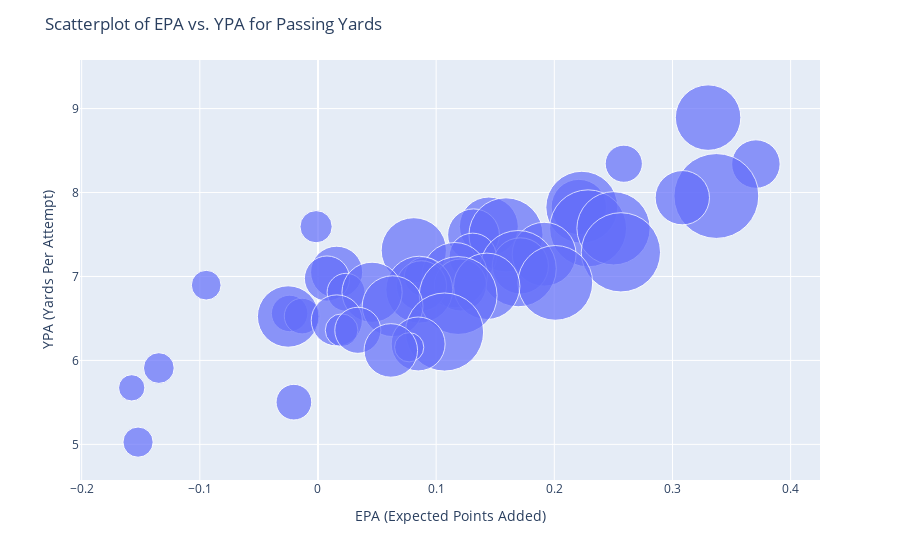

Notebook cell for this chart:
### Code cell
import plotly.express as px

fig = px.scatter(all, x="epa", y="ypa",
	         size="passing_yards", 
                 hover_name="passer_player_name", size_max=60)
fig.update_layout(
    title="Scatterplot of EPA vs. YPA for Passing Yards",
    xaxis_title="EPA (Expected Points Added)",
    yaxis_title="YPA (Yards Per Attempt)"
)


fig.show()

### Figure 1 — Plotly figure (JSON) as saved in the notebook; plotly's stock layout.template omitted (floating-point values rounded to 4 significant figures)
{"data": [{"hovertemplate": "<b>%{hovertext}</b><br><br>epa=%{x}<br>ypa=%{y}<br>passing_yards=%{marker.size}<extra></extra>", "hovertext": ["T.Tagovailoa", "S.Darnold", "B.Purdy", "P.Mahomes", "J.Garoppolo", "R.Tannehill", "J.Hurts", "A.Dalton", "J.Winston", "J.Allen", "J.Goff", "M.Mariota", "G.Smith", "R.Wilson", "J.Burrow", "D.Prescott", "T.Heinicke", "J.Brissett", "K.Cousins", "J.Fields", "D.Carr", "M.Trubisky", "Z.Wilson", "T.Lawrence", "L.Jackson", "P.Walker", "M.Stafford", "D.Jones", "A.Rodgers", "M.White", "M.Jones", "J.Herbert", "M.Ryan", "D.Watson", "C.Rush", "D.Mills", "B.Mayfield", "T.Huntley", "C.Wentz", "T.Brady", "K.Pickett", "D.Ridder", "K.Murray", "C.McCoy", "S.Ehlinger", "J.Flacco", "S.Thompson"], "legendgroup": "", "marker": {"color": "#636efa", "size": [3548, 1143, 1943, 5953, 2437, 2536, 4280, 2871, 858, 4900, 4438, 2219, 4535, 3524, 5196, 3371, 1859, 2608, 4809, 2242, 3522, 1252, 1688, 4618, 2242, 731, 2087, 3641, 3695, 1192, 2997, 5012, 3057, 1102, 1051, 3118, 2163, 884, 1755, 5045, 2404, 708, 2368, 780, 573, 1051, 754], "sizemode": "area", "sizeref": 1.654, "symbol": "circle"}, "mode": "markers", "name": "", "orientation": "v", "showlegend": false, "type": "scatter", "x": [0.3302, 0.2588, 0.3706, 0.3371, 0.3083, 0.2208, 0.2233, 0.1446, -0.001615, 0.2286, 0.2501, 0.1316, 0.1591, 0.08108, 0.2563, 0.1914, 0.131, 0.1713, 0.1694, 0.01579, 0.1158, 0.08944, 0.007587, 0.2008, 0.1206, -0.0946, 0.08755, 0.1428, 0.08572, 0.02377, 0.04577, 0.1186, 0.06314, -0.024, -0.01342, -0.02529, 0.01592, 0.01998, 0.03371, 0.1071, 0.08478, 0.07717, 0.06163, -0.1347, -0.1576, -0.0204, -0.1523], "xaxis": "x", "y": [8.892, 8.343, 8.339, 7.959, 7.938, 7.827, 7.824, 7.595, 7.593, 7.573, 7.573, 7.497, 7.496, 7.311, 7.288, 7.265, 7.233, 7.126, 7.093, 7.05, 7.016, 6.994, 6.975, 6.924, 6.898, 6.896, 6.888, 6.883, 6.843, 6.811, 6.811, 6.773, 6.646, 6.56, 6.528, 6.523, 6.476, 6.36, 6.359, 6.338, 6.196, 6.157, 6.119, 5.909, 5.673, 5.503, 5.027], "yaxis": "y"}], "layout": {"autosize": true, "legend": {"itemsizing": "constant", "tracegroupgap": 0}, "margin": {"t": 60}, "title": {"text": "Scatterplot of EPA vs. YPA for Passing Yards"}, "xaxis": {"anchor": "y", "autorange": true, "domain": [0, 1], "range": [-0.1981, 0.4192], "title": {"text": "EPA (Expected Points Added)"}, "type": "linear"}, "yaxis": {"anchor": "x", "autorange": true, "domain": [0, 1], "range": [4.281, 10.17], "title": {"text": "YPA (Yards Per Attempt)"}, "type": "linear"}}}
